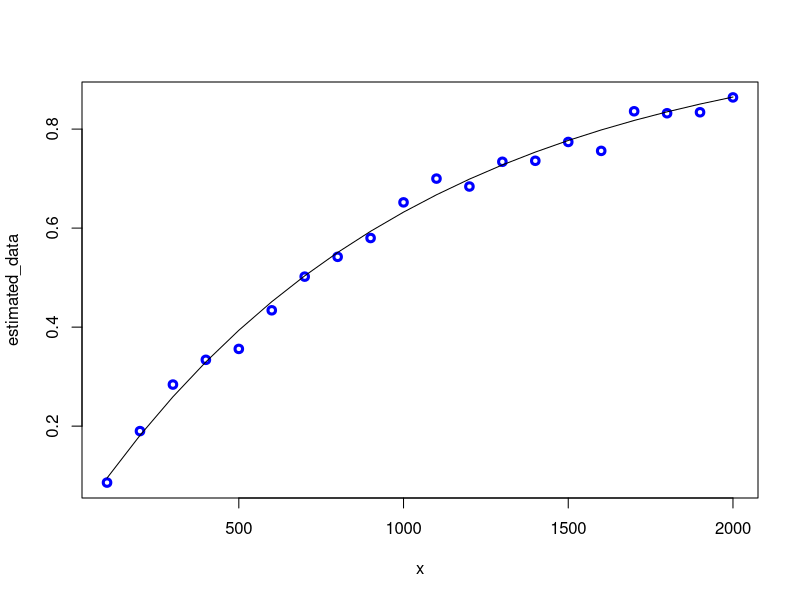
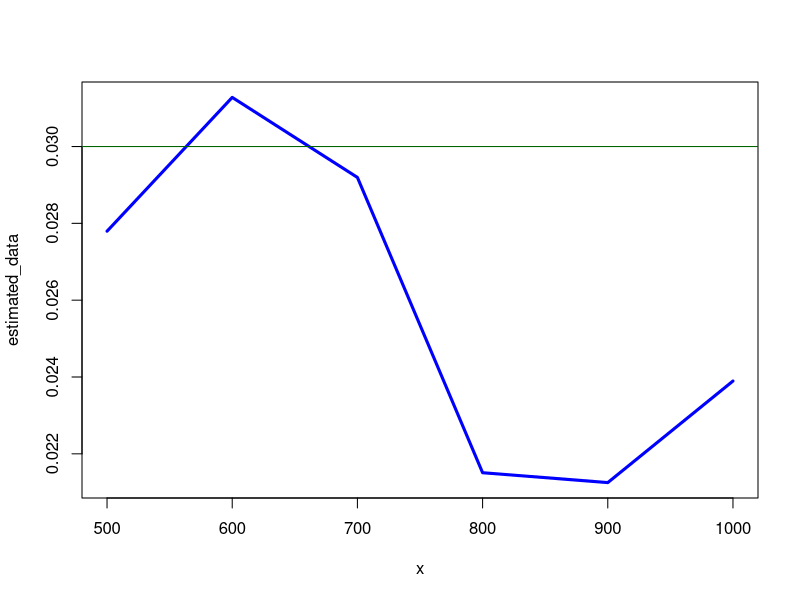
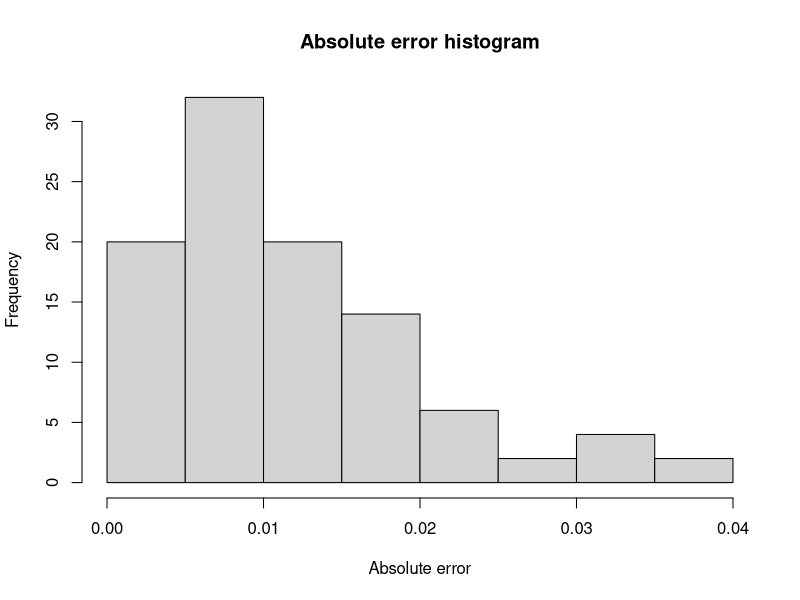

Write R code to recreate these figures, in order.
## ---- chunk 1
TIN <- 20

# set.seed(TIN) TODO: uncomment
## ---- chunk 2
TLN <- paste("0", TIN, sep = "")
## ---- chunk 3
P = matrix(c(
  0.9, 0.1, 0.0, 0.0,
  0.8, 0.1, 0.1, 0.0,
  0.9, 0.0, 0.0, 0.1,
  0.8, 0.1, 0.1, 0), nrow=4, byrow=T)

calculate_by_eigenvector <- function (probs) {
  left_eigenvector <- eigen(t(probs))$vectors[,1]
  return (sapply(left_eigenvector / sum(left_eigenvector), Re))
}

calculate_by_matrix_multiplication <- function (probs) {
  return ((probs %*% probs %*% probs %*% probs)[1, ])
}

cat("Transition probabilities (eigenvectors): ", calculate_by_eigenvector(P), "\n")
cat("Transition probabilities (matrices): ", calculate_by_matrix_multiplication(P))

## ---- chunk 4
estimate_probability <- Vectorize(function (m, n) {
  sample_data <- apply(
    replicate(m, sample(0:9, n, replace = T)), 2,
    function(x) grepl(TLN, paste(x, collapse = "")))
  return (length(sample_data[sample_data == TRUE]) / length(sample_data))
})

theoretical_probability <- function (n) 1 - ((1 - 0.001) ^ n)
# 0.001 is the limiting probability of the state 4
## ---- chunk 5
x <- seq(100, 2000, by = 100)
estimated_data = estimate_probability(500, x)
theoretical_data = theoretical_probability(x)
## ---- chunk 6
plot(
  x,
  estimated_data, col ="blue", lwd = 3)
lines(
  x,
  theoretical_data)
## ---- chunk 7
x <- seq(500, 1000, by = 100)
n <- 1000
m <- 100
estimated_data = apply(replicate(m, estimate_probability(x, n) - theoretical_probability(n)), 1, function (x) quantile(x, .95))
plot(
  x,
  estimated_data, col ="blue", lwd = 3, type="l")
abline(h = 0.03, col = "darkgreen")
## ---- chunk 8
N <- 1000
n <- 1000
m <- 100
hist(
  replicate(m, abs(estimate_probability(N, n) - theoretical_probability(n))),
  main = "Absolute error histogram",
  xlab = "Absolute error")
## ---- chunk 9

calculate_length <- Vectorize(function() {
  values <- vector()
  length <- 0
  while (paste(values, collapse = "") != TLN) {
    values <- tail(append(values, sample(0:9, 1)), nchar(TLN))
    length <- length + 1
  }
  return (length)
})
mean(replicate(100, calculate_length()))
